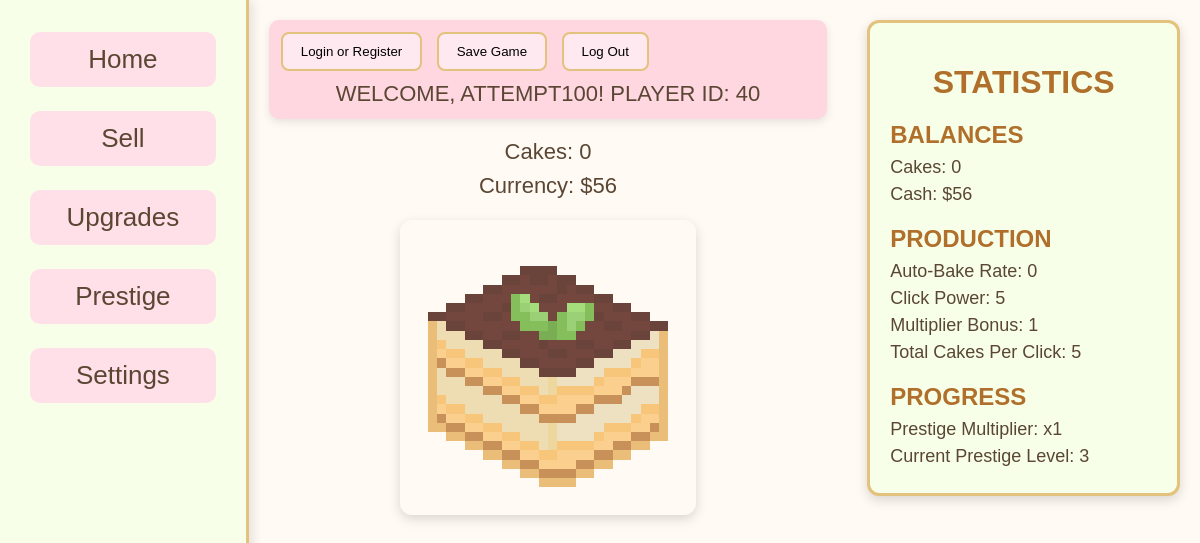
Before: /index.php (signed in) with the older database file.
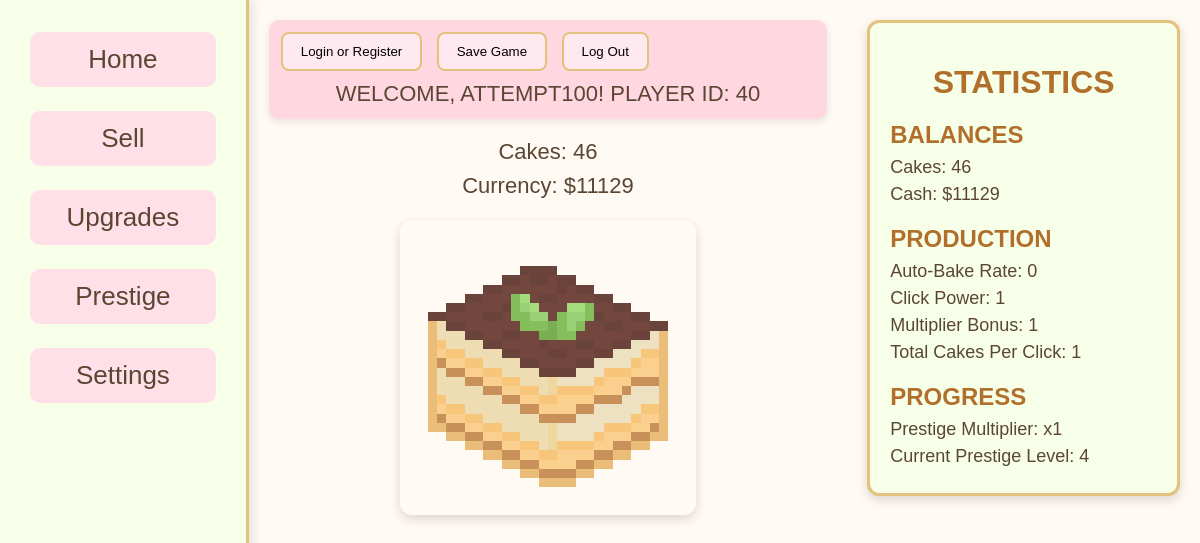
After: the same page with the newer database file.
### tables this page shows
CREATE TABLE "player_save" (
    id INTEGER PRIMARY KEY,
    cakes INTEGER DEFAULT 0,
    currency INTEGER DEFAULT 0, "multiplier" INTEGER DEFAULT 1, clickPower INTEGER DEFAULT 1, cps INTEGER DEFAULT 0, prestige_level INTEGER DEFAULT 0, prestige_multiplier REAL DEFAULT 1, "lifetime" INTEGER DEFAULT 0, "bonus" INTEGER DEFAULT 0, prestige_points INTEGER DEFAULT 0,
    FOREIGN KEY (id) REFERENCES users(id)
);

### index.php (the view, shortened to what this page needs)
<?php
    require_once __DIR__ . '/php/config.php';
    $current_cakes = 0;
    $current_currency = 0;
    if(isset($_SESSION['user_id'])) {
        try {
            $dsn = "sqlite:$db";
            $pdo = new \PDO($dsn);
            $pdo->setAttribute(\PDO::ATTR_ERRMODE, \PDO::ERRMODE_EXCEPTION);
            $stmt = $pdo->prepare("
                SELECT cakes, currency, multiplier, clickPower, cps, bonus, prestige_points, prestige_multiplier, prestige_level
                FROM player_save
                WHERE id = :user_id
            ");
            $stmt->execute([':user_id' => $_SESSION['user_id']]);
            $player_data = $stmt->fetch(\PDO::FETCH_ASSOC);
            if($player_data) {
                $current_cakes = (int)$player_data['cakes'];
                $current_currency = (int)$player_data['currency'];
                $current_multiplier = (int)$player_data['multiplier'];
                $current_clickPower = (int)$player_data['clickPower'];
                $current_cps = (int)$player_data['cps'];
                $current_prestige_multiplier = (float)$player_data['prestige_multiplier'];
                $current_prestige_level      = (int)$player_data['prestige_level'];
            }
        } catch (\PDOException $e) {
            echo "Database connection failed: " . $e->getMessage();
        }
    }
?>
<!DOCTYPE html>
    <html lang="en">
    <head>
        <link rel="stylesheet" href="Styles/index.css">
    </head>
    <body>
        <div class="column1">
            <div id="nav">
                <ul>
                    <li><a href="index.php"><button id = "homeButton">Home</button></a></li>
                    <li><a href="sell_cakes.php"><button id = "sellButton">Sell</button></a></li>
                    <li><a href="upgrades.php"><button id = "upgradesButton">Upgrades</button></a></li>
                    <li><a href="prestige.php"><button id = "prestigeButton">Prestige</button></a></li>
                    <li><a href="settings.php"><button id = "settingsButton">Settings</button></a></li>
                </ul>
            </div>
        </div>
        <div class="column2">
            <div id="topBar">
                <a href="php/login.php"><button id = "loginButton">Login or Register</button></a>
                <button id="saveButton">Save Game</button>
                <button id = "logOut">Log Out</button>
                <?php
                    if (isset($_SESSION['username'])):
                ?>
                <div class="welcome-message">
                    <?php
                        echo 'WELCOME, ' . strtoupper($_SESSION['username']) . '!';
                        echo ' PLAYER ID: ' . $_SESSION['user_id'];
                    ?>
                </div>
                    <?php else: ?>
                        <div class = "login-message">
                            <p>&#8593 LOG IN OR CREATE ACCOUNT TO PLAY</p>
                        </div>
                    <?php endif; ?>
            </div>
            <div id="currency">
                <ul>
                    <li>Cakes: <span id="clickCount1" data-cake><?php echo isset($current_cakes) ? $current_cakes : 0; ?></span></li>
                    <li>Currency: $<span id="cash"><?php echo isset($current_currency) ? $current_currency : 0; ?></span></li>
                </ul>
            </div>
            <div id="cake">
                <button id="clicker"><img src="Images/Tiramisu.png" alt="Cake"></button>
            </div>
        </div>
        <div class="column3">
            <div id="stats">
                <h1>STATISTICS</h1>
                <h2>BALANCES</h2>
                    <ul>
                        <li>Cakes: <span id="clickCount2" data-cake><?php echo isset($current_cakes) ? $current_cakes : 0; ?></span></li>
                        <li>Cash: $<span id="money"><?php echo isset($current_currency) ? $current_currency : 0; ?></span></li>
                    </ul>
                <h2>PRODUCTION</h2>
                    <ul>
                        <li>Auto-Bake Rate: <?php echo isset($current_cps) ? $current_cps : 0; ?></li>
                        <li>Click Power: <?php echo isset($current_clickPower) ? $current_clickPower : 0;?></li>
                        <li>Multiplier Bonus: <?php echo isset($current_multiplier) ? $current_multiplier : 0; ?></li>
                        <li>Total Cakes Per Click: <?php echo isset($current_clickPower) ? $current_clickPower * $current_multiplier * $current_prestige_multiplier : 0;?></li>
                    </ul>
                <h2>PROGRESS</h2>
                    <ul>
                        <li>Prestige Multiplier: x<?php echo $current_prestige_multiplier; ?></li>
                        <li>Current Prestige Level: <?php echo $current_prestige_level; ?></li>
                    </ul>
        </div>
    </body>
</html>

### Styles/index.css (style rules this page uses)
html, body { margin: 0; padding: 0; height: 100%; background-color: #fffaf3; font-family: 'Trebuchet MS', sans-serif; color: #5a4633; }
body { display: flex; flex-direction: row; min-height: 100vh; }
.column1 { width: 22%; background-color: #f7ffe8; border-right: 3px solid #e3c27d; padding-top: 20px; box-shadow: 4px 0 10px rgba(0,0,0,0.1); }
#nav ul { list-style: none; padding: 0; margin: 0; }
#nav ul li { padding: 12px 30px; }
#nav ul li button { width: 100%; font-size: 26px; padding: 12px; border-radius: 10px; border: none; background-color: #ffe0e8; color: #5a4633; cursor: pointer; transition: 0.2s ease; }
.column2 { width: 50%; padding: 20px; }
#topBar { background-color: #ffd7e1; padding: 12px; border-radius: 10px; margin-bottom: 20px; box-shadow: 0 3px 8px rgba(0,0,0,0.1); }
#topBar button { background-color: #ffe9f0; border: 2px solid #e3c27d; padding: 10px 18px; border-radius: 8px; margin-right: 10px; cursor: pointer; transition: 0.2s ease; }
.welcome-message { text-align: center; font-size: 22px; color: #5a4633; margin-top: 10px; }
#currency ul { list-style: none; padding: 0; margin: 0; font-size: 22px; text-align: center; }
#currency ul li { margin: 8px 0; }
#cake button { display: block; margin: 20px auto; width: 55%; background: none; border: none; cursor: pointer; }
#cake button img { width: 100%; border-radius: 12px; box-shadow: 0 4px 12px rgba(0,0,0,0.15); transition: 0.15s ease; image-rendering: pixelated; animation: cakePulse 1.4s ease-in-out infinite; }
.column3 { width: 28%; padding: 20px; }
#stats { background-color: #f7ffe8; border: 3px solid #e3c27d; border-radius: 12px; padding: 20px; box-shadow: 0 4px 12px rgba(0,0,0,0.15); }
#stats h1 { text-align: center; margin-bottom: 15px; color: #b06f2a; }
#stats h2 { margin-top: 20px; margin-bottom: 8px; color: #b06f2a; }
#stats ul { list-style: none; padding: 0; margin: 0; }
#stats ul li { margin: 6px 0; font-size: 18px; }

Changed rows visible on the page:
changed player_save: cakes "0" → "46"; currency "56" → "11129"; clickPower "5" → "1"; prestige_level "3" → "4"
